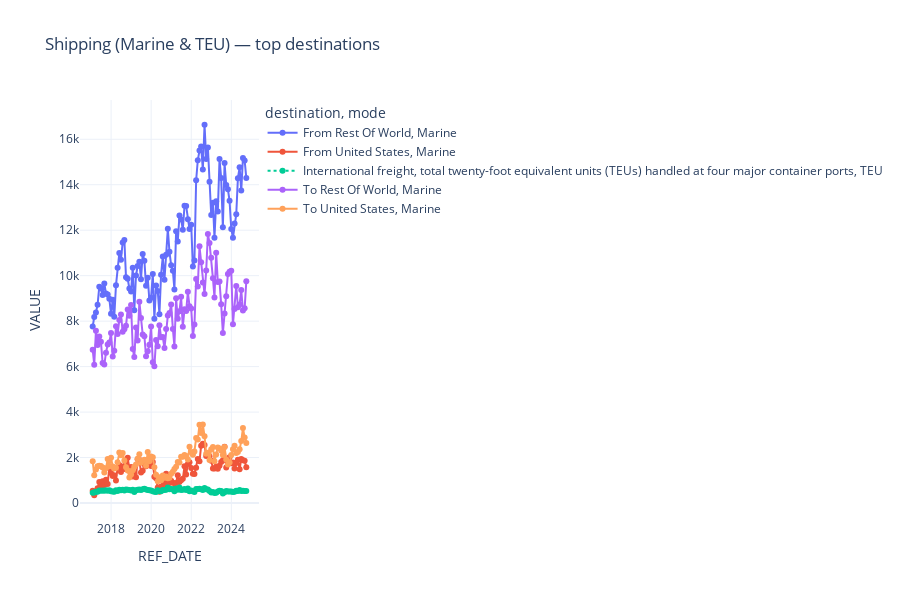

The notebook cell saved with this chart:
### Code cell
# Interactive Plotly chart (with graceful fallback)
import plotly.express as px
import warnings
from pathlib import Path

try:
    import nbformat
    HAVE_NBFORMAT = True
except ImportError:
    HAVE_NBFORMAT = False
    warnings.warn("nbformat not found - installing recommended: pip install nbformat>=4.2.0")

# Ensure aggregated dataframe `agg` exists and REF_DATE is datetime
plotly_df = agg.copy()
plotly_df['REF_DATE'] = pd.to_datetime(plotly_df['REF_DATE'])

# Use top destinations by total VALUE to keep plot readable
top_dests = plotly_df.groupby('destination')['VALUE'].sum().nlargest(6).index.tolist()
plotly_df = plotly_df[plotly_df['destination'].isin(top_dests)].copy()

# Create the figure
fig = px.line(plotly_df, x='REF_DATE', y='VALUE', color='destination', line_dash='mode', markers=True,
              title='Shipping (Marine & TEU) — top destinations')
fig.update_layout(
    legend=dict(orientation='v', x=1.02, y=1),
    margin=dict(r=160),
    height=600,  # Slightly taller for better readability
    template='plotly_white'  # Clean template that works well for exports
)

# Always save the interactive HTML version (most compatible)
out_html = Path('shipping_plotly_topdestinations.html')
fig.write_html(str(out_html))
print(f'Saved interactive HTML to {out_html}')

# Only try to show if we have nbformat
if HAVE_NBFORMAT:
    try:
        fig.show()
    except Exception as e:
        print(f"Could not display interactive plot ({str(e)}), but HTML was saved successfully.")
else:
    print("\nTo see interactive plots in the notebook, install nbformat:")
    print("pip install nbformat>=4.2.0")
    
print("\nNote: The saved HTML file can be opened in any web browser for interactive viewing.")
